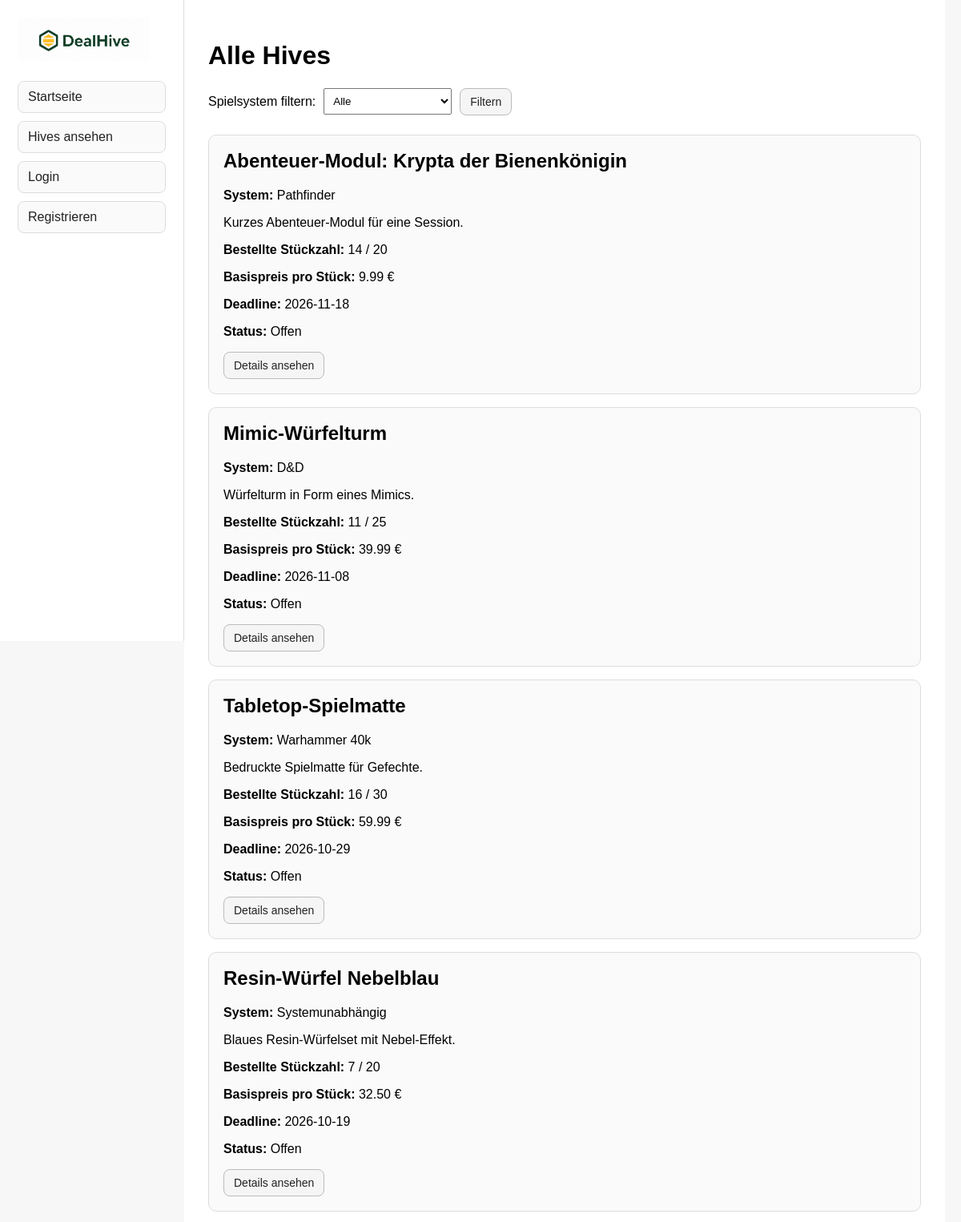
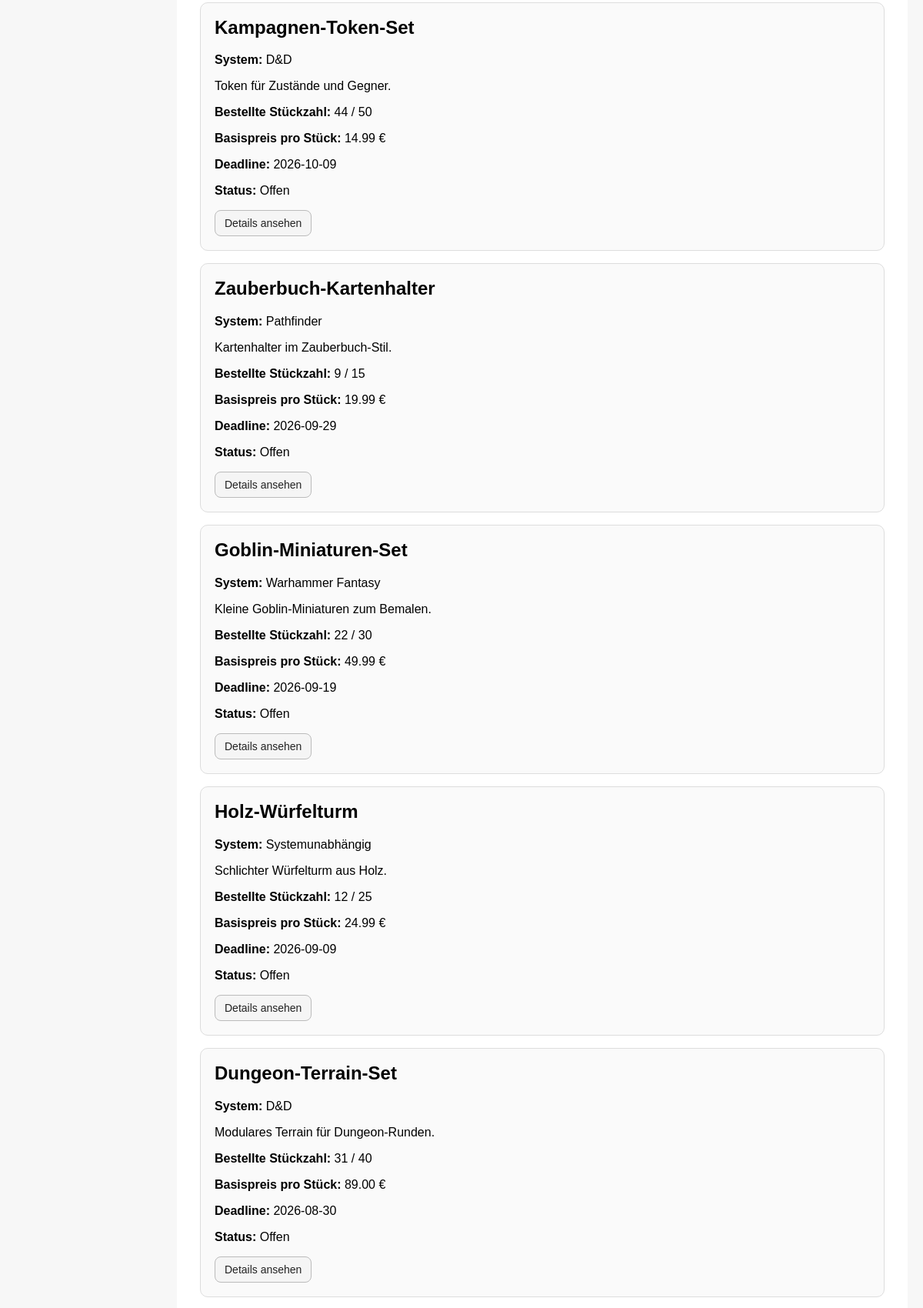
Page /hives (upper part) on the committed database (2 pictures, top to bottom).
### tables this page shows
CREATE TABLE hives (
            id INTEGER PRIMARY KEY AUTOINCREMENT,
            title TEXT NOT NULL,
            game_system TEXT NOT NULL,
            short_description TEXT NOT NULL,
            description TEXT NOT NULL,
            deadline TEXT NOT NULL,
            current_participants INTEGER NOT NULL DEFAULT 0,
            min_participants INTEGER NOT NULL,
            base_price REAL NOT NULL DEFAULT 0.0
        );

### hives.py (the view)
    @app.route("/hives")
    def hives_overview():
        hives = get_all_hives()
        selected_game_system = request.args.get(
            "game_system",
            "all"
        )
        filtered_hives = []
        for hive in hives:
            if (
                selected_game_system == "all"
                or hive["game_system"] == selected_game_system
            ):
                hive_data = dict(hive)
                hive_data["status"] = get_hive_status(
                    hive["deadline"],
                    hive["current_participants"],
                    hive["min_participants"]
                )
                filtered_hives.append(hive_data)
        return render_template(
            "hives.html",
            hives=filtered_hives,
            selected_game_system=selected_game_system
        )

### database.py (called while the page is built)
def parse_deadline(deadline_value):
    try:
        return date.fromisoformat(deadline_value)
    except (TypeError, ValueError):
        return None

def is_deadline_expired(deadline_value):
    parsed_deadline = parse_deadline(deadline_value)
    if parsed_deadline is None:
        return True
    return parsed_deadline < date.today()

def get_hive_status(
    deadline_value,
    current_quantity,
    minimum_quantity
):
    if is_deadline_expired(deadline_value):
        return "Abgelaufen"
    if current_quantity >= minimum_quantity:
        return "Mindestmenge erreicht"
    return "Offen"

def get_connection():
    connection = sqlite3.connect(DATABASE_PATH)
    connection.row_factory = sqlite3.Row
    connection.execute("PRAGMA foreign_keys = ON")
    return connection

def get_all_hives():
    connection = get_connection()
    hives = connection.execute("""
        SELECT
            hives.id,
            hives.title,
            hives.game_system,
            hives.short_description,
            hives.deadline,
            COALESCE((
                SELECT SUM(user_hives.quantity)
                FROM user_hives
                WHERE user_hives.hive_id = hives.id
                AND user_hives.relation_type = 'buyer'
            ), 0) AS current_participants,
            hives.min_participants,
            hives.base_price
        FROM hives
        ORDER BY hives.id DESC
    """).fetchall()
    connection.close()
    return hives

### templates/hives.html (shortened to what this page needs)
{% extends "layout.html" %}
{% block content %}
    <h1>Alle Hives</h1>
    <form method="GET" action="/hives" class="filter-form">
        <label for="game_system">Spielsystem filtern:</label>
        <select id="game_system" name="game_system">
            <option value="all" {% if selected_game_system == "all" %}selected{% endif %}>
                Alle
            </option>
        </select>
        <button type="submit">Filtern</button>
    </form>
    {% if hives %}
        {% for hive in hives %}
            <section class="hive-card">
                <h2>{{ hive["title"] }}</h2>
                <p>
                    <strong>System:</strong>
                    {{ hive["game_system"] }}
                </p>
                <p>
                    {{ hive["short_description"] }}
                </p>
                <p>
                    <strong>Bestellte Stückzahl:</strong>
                    {{ hive["current_participants"] }} / {{ hive["min_participants"] }}
                </p>
                <p>
                    <strong>Basispreis pro Stück:</strong>
                    {{ "%.2f"|format(hive["base_price"]) }} €
                </p>
                <p>
                    <strong>Deadline:</strong>
                    {{ hive["deadline"] }}
                </p>
                <p>
                    <strong>Status:</strong>
                    {{ hive["status"] }}
                </p>
                <div class="hive-actions">
                    <a class="button-link" href="/hives/{{ hive['id'] }}">
                        Details ansehen
                    </a>
                </div>
            </section>
        {% endfor %}
    {% else %}
        <p>Aktuell gibt es keine passenden Hives.</p>
    {% endif %}
{% endblock %}

### templates/layout.html (style rules this page uses)
body { margin: 0; font-family: Arial, sans-serif; background-color: #f7f7f7; }
button, .button-link { display: inline-block; padding: 8px 12px; border: 1px solid #bbb; border-radius: 8px; background-color: #f5f5f5; color: #222; text-decoration: none; font-size: 14px; cursor: pointer; box-sizing: border-box; }
.filter-form { display: flex; gap: 10px; align-items: center; margin-bottom: 24px; }
.filter-form select { padding: 7px; box-sizing: border-box; }
.hive-card { border: 1px solid #ddd; border-radius: 10px; padding: 18px; margin-bottom: 16px; background-color: #fafafa; }
.hive-card h2 { margin-top: 0; }
.hive-actions { margin-top: 14px; }

### rows in the picture
hives: title "Abenteuer-Modul: Krypta der Bienenkönigin", game_system "Pathfinder", short_description "Kurzes Abenteuer-Modul für eine Session.", current_participants "14", min_participants "20", base_price "9.99", deadline "2026-11-18", status "Offen"
hives: title "Mimic-Würfelturm", game_system "D&D", short_description "Würfelturm in Form eines Mimics.", current_participants "11", min_participants "25", base_price "39.99", deadline "2026-11-08", status "Offen"
hives: title "Tabletop-Spielmatte", game_system "Warhammer 40k", short_description "Bedruckte Spielmatte für Gefechte.", current_participants "16", min_participants "30", base_price "59.99", deadline "2026-10-29", status "Offen"
hives: title "Resin-Würfel Nebelblau", game_system "Systemunabhängig", short_description "Blaues Resin-Würfelset mit Nebel-Effekt.", current_participants "7", min_participants "20", base_price "32.50", deadline "2026-10-19", status "Offen"
hives: title "Kampagnen-Token-Set", game_system "D&D", short_description "Token für Zustände und Gegner.", current_participants "44", min_participants "50", base_price "14.99", deadline "2026-10-09", status "Offen"
hives: title "Zauberbuch-Kartenhalter", game_system "Pathfinder", short_description "Kartenhalter im Zauberbuch-Stil.", current_participants "9", min_participants "15", base_price "19.99", deadline "2026-09-29", status "Offen"
hives: title "Goblin-Miniaturen-Set", game_system "Warhammer Fantasy", short_description "Kleine Goblin-Miniaturen zum Bemalen.", current_participants "22", min_participants "30", base_price "49.99", deadline "2026-09-19", status "Offen"
hives: title "Holz-Würfelturm", game_system "Systemunabhängig", short_description "Schlichter Würfelturm aus Holz.", current_participants "12", min_participants "25", base_price "24.99", deadline "2026-09-09", status "Offen"
hives: title "Dungeon-Terrain-Set", game_system "D&D", short_description "Modulares Terrain für Dungeon-Runden.", current_participants "31", min_participants "40", base_price "89.00", deadline "2026-08-30", status "Offen"
